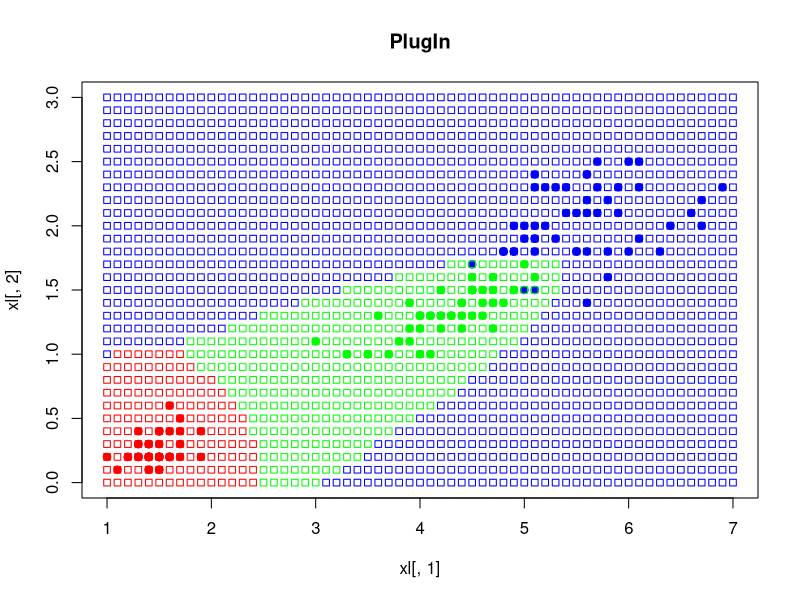

Write R code to recreate this figure.
fprob = function(x, mu, cov) {
  n = length(x)
  x = as.matrix(x)
  arg = matrix(x-mu, n, 1)
  return(1/sqrt(2*pi)/det(cov)*exp(-0.5 * t(arg)%*%solve(cov)%*%arg))
}

f = function(x, classes, aprior, mus, covs, lyambda) {
  
  l = length(classes)
  n = ncol(mus)
  scores = rep(0, l)
  for (i in 1:l) {
    scores[i] = lyambda[i] * aprior[i] * fprob(x, mus[i,], covs[[i]])
  }
  
  ans = which.max(scores)
  return(factor(classes[ans], classes))
}

PI = function(xl){
  n = ncol(xl)-1
  l = nrow(xl)
  classes = levels(xl[,n+1])
  
  
  classes = levels(xl[,n+1])
  l = length(classes)
  
  mus = matrix(0, l, n)
  stds = matrix(0, l, n)
  aprior = rep(0, l)
  lyambda = rep(1, l)
  for (i in 1:l) {
    c = factor(classes[i], classes)
    
    xll = xl[xl[,n+1]==c,]
    aprior[i] = length(xll[,1]) / length(xl[,1])
    for (j in 1:n) {
      mus[i,j] = mean(xll[,j])
      stds[i,j] = sqrt(var(xll[,j]))
    }
  }
  
  covar = list()
  for (c in 1:length(classes)) {
    xll = xl[xl[,n+1]==classes[c],1:n]
    covar[[c]] = cov(xll)
  }
  
  
  
  classificationmap(function(x) f(x, classes, aprior, mus, covar, lyambda), xl)
}

classificationmap = function(classifier, xl) {
  
  colors=c("1"="red","2"="green","3"="blue","-1"="gray")
  plot(xl[,1], xl[,2], bg=colors[xl[,3]],  col=colors[xl[,3]], pch=21, main="PlugIn", xlim=c(1,7),ylim=c(0,3))
  for (i in seq(1,7,0.1)) {
    mat = data.frame()
    for (j in seq(0,3,0.1)) {
      class = classifier(c(i, j))
      mat = rbind(mat,c(i, j, class))
    }
    points(mat[,1], mat[,2], col=colors[mat[,3]], pch=22)
  }
}

xl = iris[,3:5]

PI(xl)
